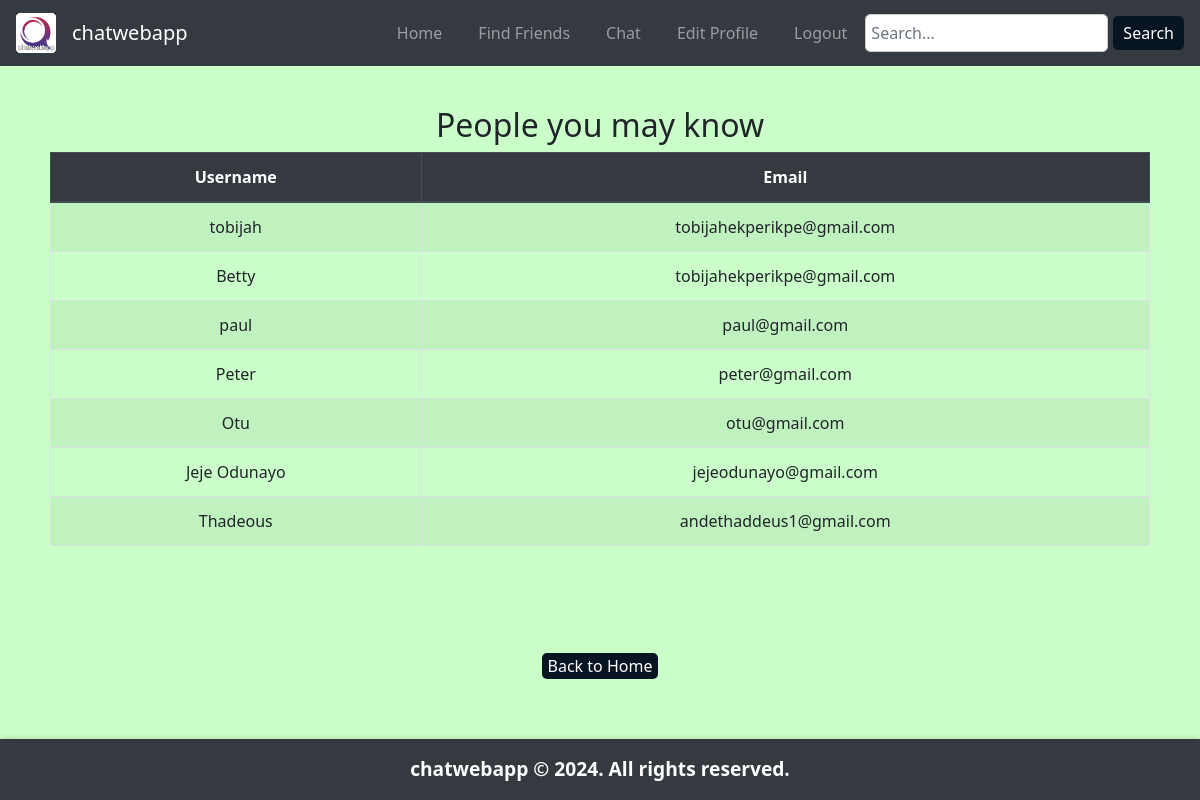
Page /auth/view_users (signed in) on the committed database.
### models/user.py (models this page shows, shortened)
class User(UserMixin, db.Model):
    __tablename__ = 'users'
    id = db.Column(db.Integer, primary_key=True)
    username = db.Column(db.String(150), unique=True, nullable=False)
    password = db.Column(db.String(150), nullable=False)
    email = db.Column(db.String(150), unique=True, nullable=True)
    phone_number = db.Column(db.String(20), nullable=True)
    profile_picture = db.Column(db.String(150), nullable=True)
    messages_sent = db.relationship('Message', foreign_keys='Message.sender_id', backref='sender', lazy=True)
    messages_received = db.relationship('Message', foreign_keys='Message.receiver_id', backref='receiver', lazy=True)

### routes/auth_routes.py (the view)
@auth_bp.route('/view_users')
@login_required
def view_users():
    users = User.query.all()
    return render_template('view_users.html', users=users)

### app.py (called while the page is built)
@login_manager.user_loader
def load_user(user_id):
    return User.query.get(int(user_id))

### templates/view_users.html (shortened to what this page needs)
{% extends "base.html" %}
{% block body %}
<div class="container page-container">
    <h2 class="text-center">People you may know</h2>
    <div class="table-responsive">
    <table class="table table-striped table-bordered styled-table">
        <thead class="thead-dark">
            <tr>
                <th>Username</th>
                <th>Email</th>
            </tr>
        </thead>
        <tbody>
            {% for user in users %}
                <tr>
                    <td>{{ user.username }}</td>
                    <td>{{ user.email }}</td>
                </tr>
            {% endfor %}
        </tbody>
    </table>
    </div>
    <div class="go-back-home">
        <button class="button" onclick="window.location.href='{{ url_for('auth.home') }}'">Back to Home</button>
    </div>
</div>
{% endblock %}

### templates/base.html (shortened to what this page needs)
<!DOCTYPE html>
<html lang="en">
    <head>
        <link href="../static/css/bootstrap.min.css" rel="stylesheet">
        <link rel="stylesheet" href="{{url_for("static", filename="css/styles.css")}}" />
    </head>
    <body>
        <nav class="navbar navbar-expand-lg navbar-dark bg-dark">
            {% if current_user.is_authenticated %}
                <a class="navbar-brand" href="{{ url_for('auth.home') }}">
                    <img src="{{ url_for('static', filename='images/logo.png') }}" alt="Logo" width="40" height="40" class="d-inline-block align-top">
                </a>
                <a class="navbar-brand" href="{{ url_for('auth.home') }}">chatwebapp</a>
            {% else %}
                <a class="navbar-brand" href="{{ url_for('auth.index') }}">
                    <img src="{{ url_for('static', filename='images/logo.png') }}" alt="Logo" width="40" height="40" class="d-inline-block align-top">
                </a>
                <a class="navbar-brand" href="{{ url_for('index') }}">chatwebapp</a>
            {% endif %}
            <div class="collapse navbar-collapse" id="navbarNav">
                <ul class="navbar-nav ml-auto">
                    {% if current_user.is_authenticated %}
                        <li class="nav-item"><a class="nav-link" href="{{ url_for('auth.home') }}">Home</a></li>
                        <li class="nav-item"><a class="nav-link" href="{{ url_for('auth.view_users') }}">Find Friends</a></li>
                        <li class="nav-item"><a class="nav-link" href="{{ url_for('auth.chat') }}">Chat</a></li>
                        <li class="nav-item"><a class="nav-link" href="{{ url_for('auth.edit_profile') }}">Edit Profile</a></li>
                        <li class="nav-item"><a class="nav-link" href="{{ url_for('auth.logout') }}">Logout</a></li>
                        <form class="search-bar" action="{{ url_for('auth.search') }}" method="GET">
                            <input type="text" class="form-control" name="username" placeholder="Search...">
                            <button type="submit">Search</button>
                        </form>
                    {% else %}
                        <li class="nav-item"><a class="nav-link" href="{{ url_for('auth.login') }}">Login</a></li>
                        <li class="nav-item"><a class="nav-link" href="{{ url_for('auth.register') }}">Register</a></li>
                    {% endif %}
                </ul>
            </div>
        </nav>
        <div class="page-container">
            {% block body %}
            {% endblock %}
        </div>
        <footer class="bg-dark text-white text-center py-3 mt-auto">
            <div class="container">
                <p class="mb-0">chatwebapp &copy; 2024. All rights reserved.</p>
            </div>
        </footer>
    </body>
</html>

### static/css/styles.css (style rules this page uses)
body { font-family: system-ui, -apple-system, BlinkMacSystemFont, 'Segoe UI', Roboto, Oxygen, Ubuntu, Cantarell, 'Open Sans', 'Helvetica Neue', sans-serif; margin: 0; padding: 0; background-color: #caffca; text-align: center; display: flex; flex-direction: column; height: 100vh; }
.page-container { flex: 1; display: flex; flex-direction: column; justify-content: center; align-items: center; padding: 20px; }
nav { background-color: #333; padding: 10px; display: flex; justify-content: space-between; align-items: center; }
nav ul { list-style-type: none; margin: 0; padding: 0; display: flex; }
nav ul li { margin: 0 10px; }
nav ul li a { color: #fff; text-decoration: none; padding: 10px 15px; display: block; transition: background-color 0.3s ease; }
nav .search-bar { display: flex; align-items: center; }
nav .search-bar input { padding: 5px; border: 1px solid #ccc; border-radius: 5px; margin-right: 5px; }
nav .search-bar button { padding: 5px 10px; border: none; border-radius: 5px; background-color: #071422; color: #fff; cursor: pointer; transition: background-color 0.3s ease; }
footer { background-color: #333; color: #fff; padding: 20px; text-align: center; width: 100%; box-shadow: 0 -2px 5px rgba(0, 0, 0, 0.1); position: sticky; bottom: 0; left: 0; right: 0; z-index: 1000; }
footer p { margin: 0; font-size: 1.2em; font-weight: bold; }
.go-back-home { margin-top: auto; text-align: center; padding: 20px; }
.button { background-color: #071422; color: #fff; border: none; border-radius: 5px; font-size: 1em; cursor: pointer; transition: background-color 0.3s ease; }

### rows in the picture
User: username "tobijah", email "tobijahekperikpe@gmail.com"
User: username "Betty", email "tobijahekperikpe@gmail.com"
User: username "paul", email "paul@gmail.com"
User: username "Peter", email "peter@gmail.com"
User: username "Otu", email "otu@gmail.com"
User: username "Jeje Odunayo", email "jejeodunayo@gmail.com"
User: username "Thadeous", email "andethaddeus1@gmail.com"
